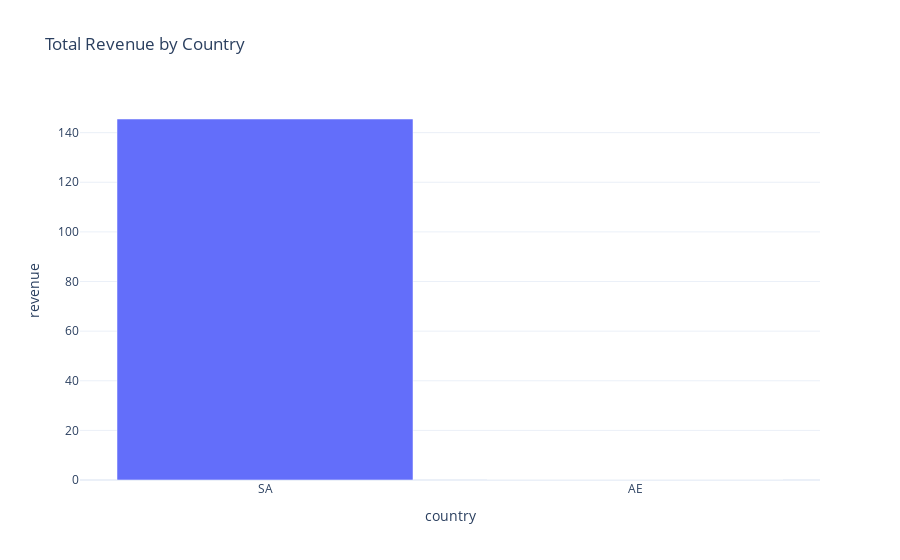

The code cell stored with this chart in its notebook:
### Code cell
# Aggregation
q1_data = df.groupby("country").agg(revenue=("amount", "sum")).reset_index()

# Plotly Express Chart
fig1 = bar_sorted(q1_data, x="country", y="revenue", title="Total Revenue by Country")
fig1.show()

# Export
save_fig(fig1, FIG_DIR / "revenue_by_country.png")

### Figure 1 — Plotly figure (JSON) as saved in the notebook; plotly's stock layout.template omitted (floating-point values rounded to 4 significant figures)
{"data": [{"hovertemplate": "country=%{x}<br>revenue=%{y}<extra></extra>", "legendgroup": "", "marker": {"color": "#636efa", "pattern": {"shape": ""}}, "name": "", "orientation": "v", "showlegend": false, "textposition": "auto", "type": "bar", "x": ["SA", "AE"], "xaxis": "x", "y": [145.5, 0.0], "yaxis": "y"}], "layout": {"barmode": "relative", "legend": {"tracegroupgap": 0}, "title": {"text": "Total Revenue by Country", "x": 0.05}, "xaxis": {"anchor": "y", "domain": [0, 1], "title": {"text": "country"}}, "yaxis": {"anchor": "x", "domain": [0, 1], "title": {"text": "revenue"}}}}
